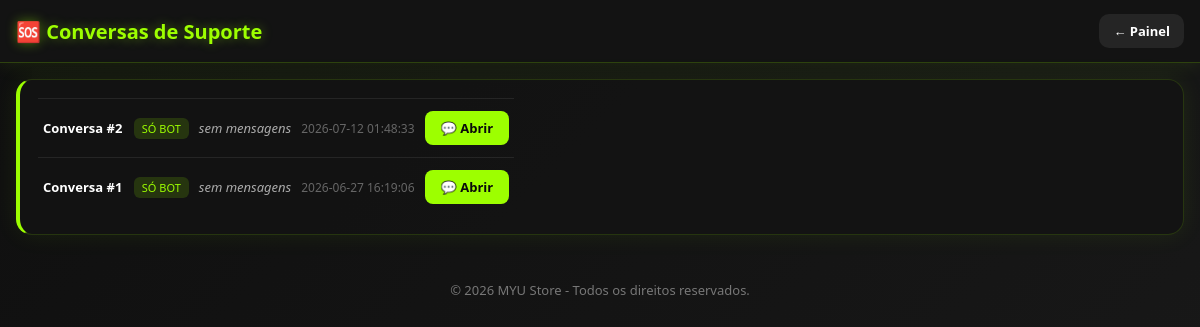
Page /suporte/conversas (signed in) on the committed database.
### tables this page shows
CREATE TABLE suporte_conversas (
    id                  INTEGER PRIMARY KEY AUTOINCREMENT,
    session_id          TEXT NOT NULL UNIQUE,
    vendedor_respondeu  INTEGER NOT NULL DEFAULT 0,
    criado_em           TEXT NOT NULL DEFAULT (datetime('now'))
);

### app.py (the view)
@app.route("/suporte/conversas")
@login_obrigatorio
def suporte_lista_conversas():
    db = get_db()
    conversas = db.execute(
        "SELECT * FROM suporte_conversas ORDER BY criado_em DESC LIMIT 30"
    ).fetchall()
    resultado = []
    for c in conversas:
        ultima_msg = db.execute(
            "SELECT * FROM suporte_mensagens WHERE conversa_id = ? ORDER BY id DESC LIMIT 1",
            (c["id"],),
        ).fetchone()
        resultado.append({"conversa": c, "ultima_mensagem": ultima_msg})
    return render_template("SuporteConversas.html", conversas=resultado)

### app.py (called while the page is built)
def login_obrigatorio(view_func):
    @wraps(view_func)
    def wrapper(*args, **kwargs):
        if not session.get("usuario"):
            return redirect(url_for("login", erro="login_necessario"))
        return view_func(*args, **kwargs)
    return wrapper

def get_tema(db):
    row = db.execute("SELECT valor FROM configuracoes WHERE chave = 'tema_site'").fetchone()
    tema = dict(TEMA_PADRAO)
    if row and row["valor"]:
        try:
            tema.update(json.loads(row["valor"]))
        except (ValueError, TypeError):
            pass
    return tema

@app.context_processor
def injetar_tema():
    db = get_db()
    return {
        "tema": get_tema(db),
        "fontes_disponiveis": FONTES_DISPONIVEIS,
        "asset_version": ASSET_VERSION,
    }

### db/queries.py (called while the page is built)
def get_db():
    if "db" not in g:
        g.db = sqlite3.connect(DB_PATH)
        g.db.row_factory = sqlite3.Row  # permite acessar colunas por nome: row["nome"]
        g.db.execute("PRAGMA foreign_keys = ON")
    return g.db

### templates/SuporteConversas.html (shortened to what this page needs)
<!DOCTYPE html>
<html lang="pt-BR">
<head>
<link rel="stylesheet" href="{{ url_for('static', filename='css/Painel_ADM.css') }}?v={{ asset_version }}">
</head>
<body>
<div class="header">
    <h1>🆘 Conversas de Suporte</h1>
    <div class="user-box">
        <a href="{{ url_for('painel_adm') }}" class="logout" style="background:#252525;">← Painel</a>
    </div>
</div>
<div class="container">
    <div class="section">
        {% if not conversas %}
        <p style="color:#888;">Nenhuma conversa de suporte ainda.</p>
        {% else %}
        <table style="width:100%;border-collapse:collapse;">
            {% for item in conversas %}
            {% set conversa = item.conversa %}
            {% set ultima = item.ultima_mensagem %}
            <tr style="border-top:1px solid rgba(255,255,255,.08);">
                <td style="padding:12px 5px;">
                    <strong>Conversa #{{ conversa['id'] }}</strong>
                    {% if not conversa['vendedor_respondeu'] %}
                    <span style="background:rgba(157,255,0,.15);color:#9dff00;font-size:11px;padding:3px 8px;border-radius:6px;margin-left:8px;">SÓ BOT</span>
                    {% endif %}
                </td>
                <td style="padding:12px 5px;color:#aaa;font-size:13px;max-width:300px;overflow:hidden;text-overflow:ellipsis;white-space:nowrap;">
                    {% if ultima %}
                        {% if ultima['autor_tipo'] == 'bot' %}🤖{% elif ultima['autor_tipo'] == 'vendedor' %}🛍️{% else %}👤{% endif %}
                        {{ ultima['mensagem'] }}
                    {% else %}
                        <em>sem mensagens</em>
                    {% endif %}
                </td>
                <td style="padding:12px 5px;color:#666;font-size:12px;white-space:nowrap;">{{ conversa['criado_em'] }}</td>
                <td style="padding:12px 5px;text-align:right;">
                    <a href="{{ url_for('suporte_admin_chat', conversa_id=conversa['id']) }}"
                       style="display:inline-block;background:#9dff00;color:#0a0a0a;padding:8px 16px;border-radius:8px;text-decoration:none;font-size:13px;font-weight:bold;">
                        💬 Abrir
                    </a>
                </td>
            </tr>
            {% endfor %}
        </table>
        {% endif %}
    </div>
</div>
<footer class="footer">
    <p>© 2026 MYU Store - Todos os direitos reservados.</p>
</footer>
</body>
</html>

### static/css/Painel_ADM.css (style rules this page uses)
* { margin:0; padding:0; box-sizing:border-box; font-family:'Segoe UI', sans-serif; }
body { min-height:100vh; background:linear-gradient(135deg,#0f0f0f,#1a1a1a); color:white; }
.header { display:flex; justify-content:space-between; align-items:center; flex-wrap:wrap; gap:10px; padding:14px 16px; background:var(--site-painel-header-bg, rgba(20,20,20,.95)); border-bottom:1px solid rgba(157,255,0,.2); box-shadow:0 0 20px rgba(157,255,0,.1); }
.header h1 { font-size:20px; font-weight:900; color:var(--site-painel-title-color, #9dff00); text-shadow:0 0 12px rgba(157,255,0,.4); }
.logout { padding:8px 14px; border-radius:10px; background:var(--site-logout-btn-bg, #ff2b2b); color:white; text-decoration:none; font-weight:bold; transition:.3s; font-size:13px; }
.user-box { display:flex; align-items:center; gap:8px; flex-wrap:wrap; }
.container { display:flex; flex-direction:column; gap:18px; padding:16px; max-width:1200px; margin:auto; }
.section { background:var(--site-painel-header-bg, rgba(20,20,20,.95)); border:1px solid rgba(157,255,0,.15); border-left:4px solid var(--accent, #9dff00); border-radius:16px; padding:18px; box-shadow:0 0 25px rgba(157,255,0,.08); }
.section table { display:block; overflow-x:auto; white-space:nowrap; font-size:13px; }
.section table tr { display:table-row; }
.footer { text-align:center; padding:30px 16px; color:var(--site-footer-text, #777); font-size:13px; }

### rows in the picture
suporte_conversas: id "2", criado_em "2026-07-12 01:48:33"
suporte_conversas: id "1", criado_em "2026-06-27 16:19:06"
